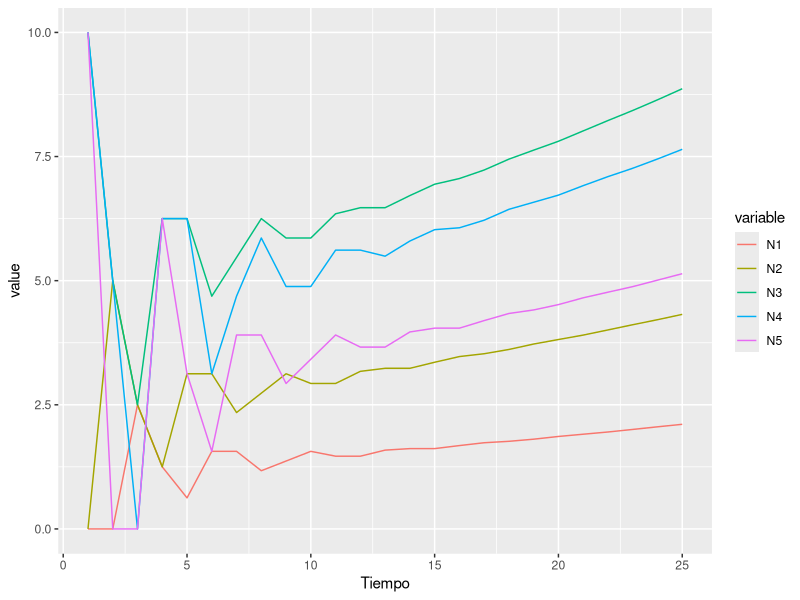

Here is the R script that generated this plot:
## Matrices de proyección poblacional
s01 <- 0.5; s12 <- 0.5; s23 <- 0.5; s34 <- 0.5; s45 <- 0.5
f3 <- 5; f4 <- 5; f5 <- 5


A <- matrix(c(0,   0, s01*f3, s01*f4, s01*f5,
              s12, 0, 0 ,     0,      0,
              0,  s23,0,      0,      0,
              0,  0,  s34,    0,      0,
              0,  0,  0,      s45,    0), byrow = T, ncol = 5)

N0 <- c(0, 0, 10, 10, 10)

tiempo <- 25

N <- matrix(0, ncol = tiempo, nrow = 5)
N[, 1] <- N0

for(t in 1:(tiempo-1)){
  N[, t+1] <- N[, t] %*% A
}

library(ggplot2)

N.df <- data.frame(t(N))
names(N.df) <- c("N1", "N2", "N3", "N4", "N5")
N.df$Tiempo <- 1:tiempo

N.df.m <- reshape2::melt(N.df, id.vars = "Tiempo")

ggplot(N.df.m) + geom_line(aes(x = Tiempo, y = value, colour = variable))

